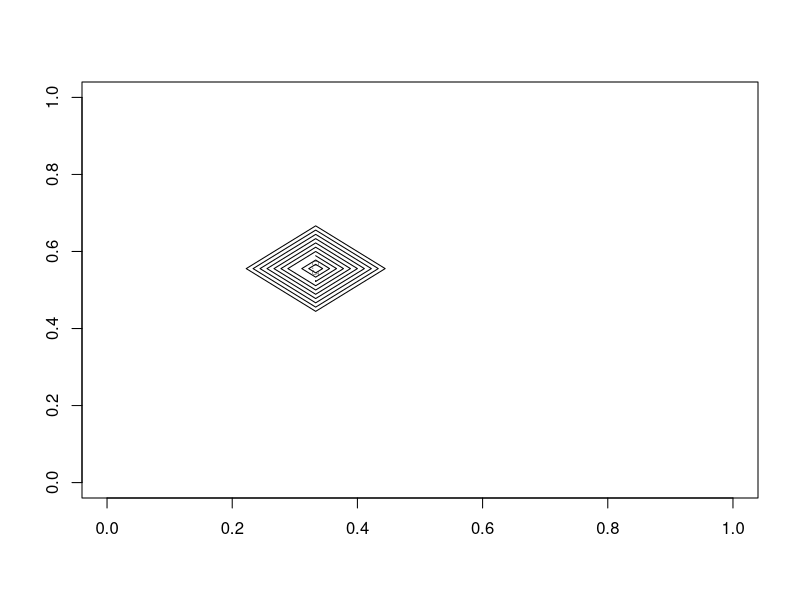
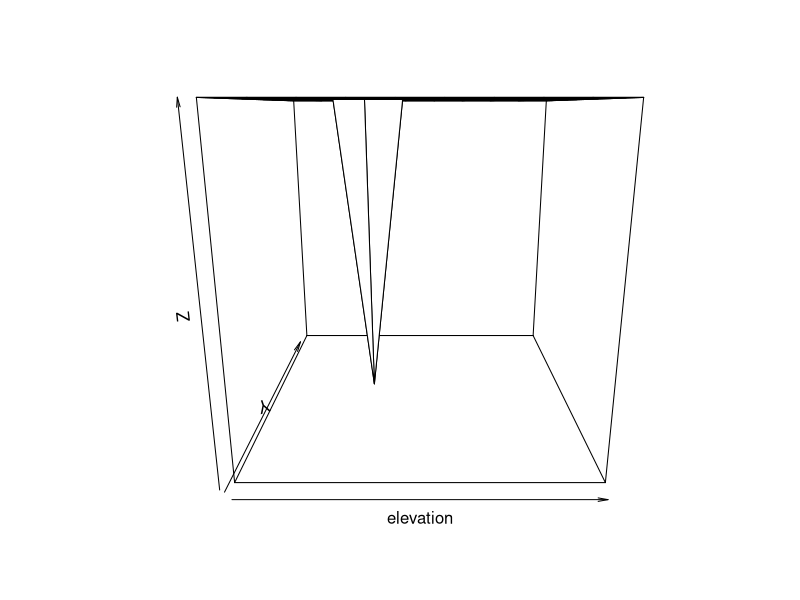
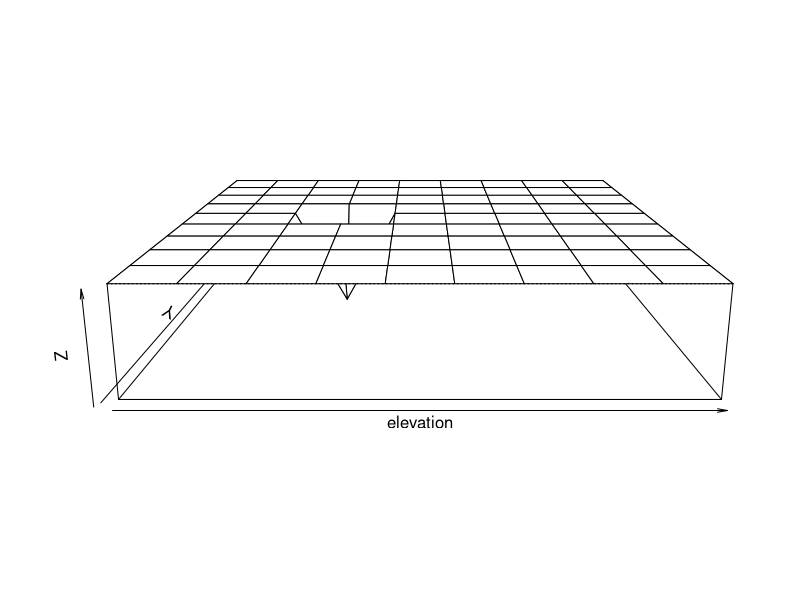
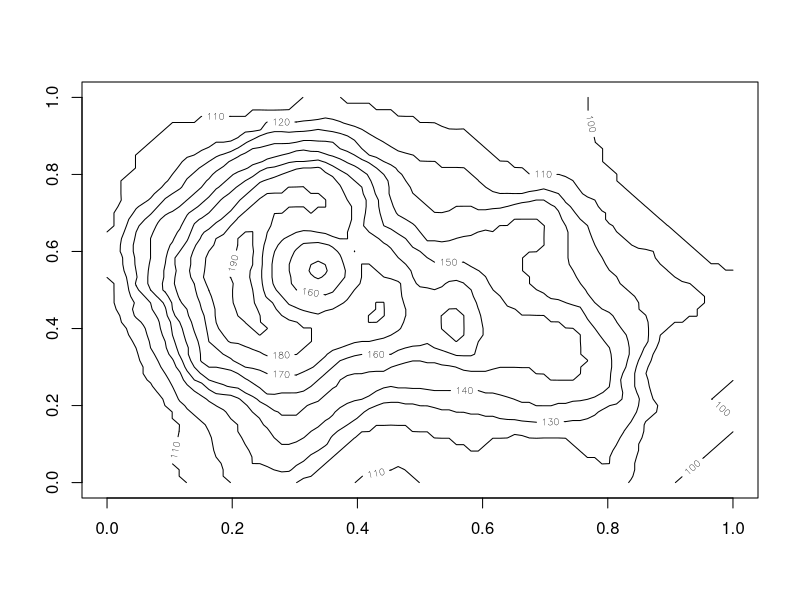
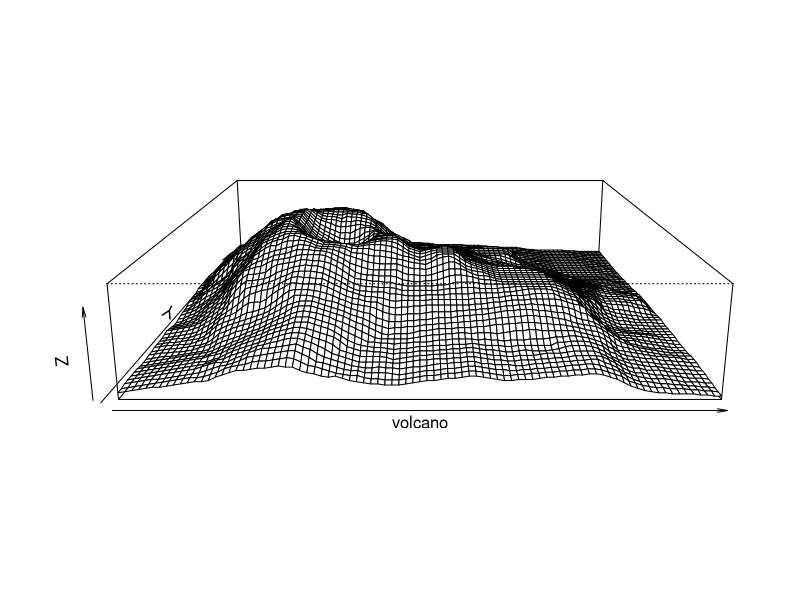
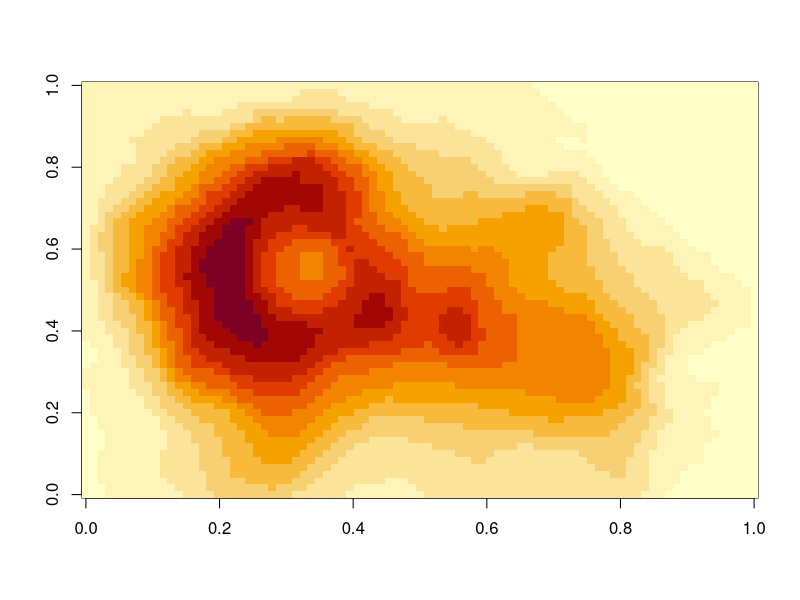

Source code (R) for these figures, in order:
# R的三種基本物件(積木)
# 數值(values)
matrix(0, 3, 4)
a <- 1:12
print(a)
matrix(a, 3, 4)
plank <- 1:8
dim(plank) <- c(2, 4)
print(plank)
matrix(1, 5, 5)
print(plank)
plank[2, 3]
plank[1, 4]
plank[1, 4] <- 0
plank[2,]
plank[, 4]
plank[, 2:4]
elevation <- matrix(1, 10, 10)
elevation[4, 6] <- 0
contour(elevation)
persp(elevation)
persp(elevation, expand=0.2)
contour(volcano)
persp(volcano, expand=0.2)
image(volcano)

x1 <- 1
x2 <- 2
x3 <- 3
y1 <- 4
y2 <- 5
y3 <- 6
z1 <- 7
z2 <- 8
z3 <- 9

# 向量(vector)

x <- c(x1, x2, x3)
y <- c(y1, y2, y3)
z <- c(z1, z2, z3)

x1 == x[1]
y[2] == y2
z3 == z[3]

# 矩陣(matrix)

M <- rbind(x, rbind(y,z))

M[1,] == x
M[2,3] == y3
M[3,1] == z[1]

# 攻略開始
## 1.產生matrix物件


## 2.檢索matrix內容


## 3. matrix的視覺化
## 視覺化產生的圖檔存於名為"img"的資料夾，同步至github